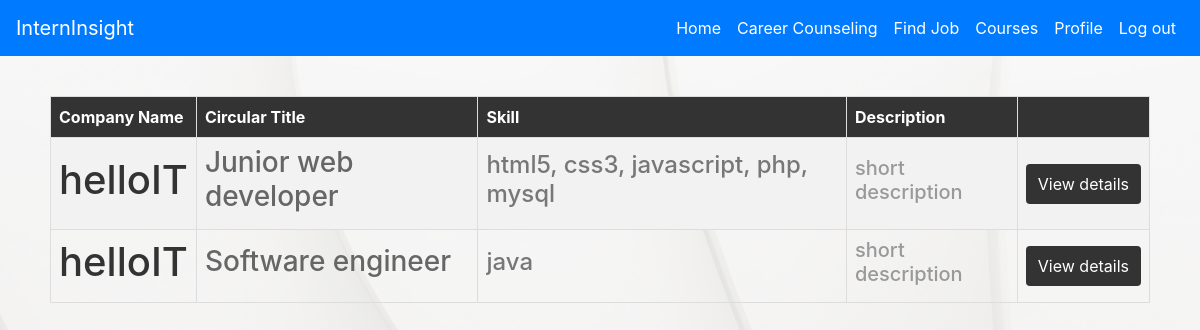
Page /home.php on the earlier database version.
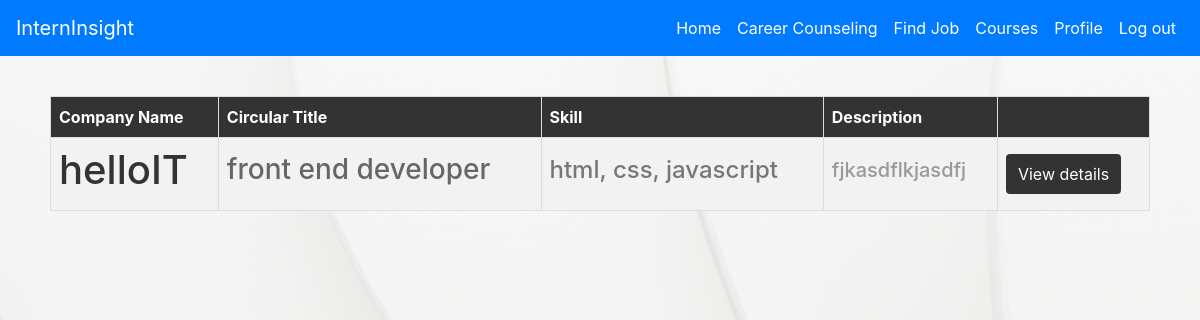
Same page on the later database version.
### tables this page shows
CREATE TABLE `jobpost` (
  `companyName` varchar(100) NOT NULL,
  `email` varchar(100) NOT NULL,
  `circularId` varchar(20) NOT NULL,
  `circularTitle` varchar(50) NOT NULL,
  `skill` varchar(200) NOT NULL,
  `shortDesc` varchar(300) NOT NULL,
  `fullDesc` varchar(1000) NOT NULL,
  `type` varchar(20) NOT NULL,
  `time` int(11) NOT NULL,
  `mark` int(11) NOT NULL
);

### home.php (the view, shortened to what this page needs)
<!DOCTYPE html>
<html lang="en">
<head>
</head>
<body>
    <?php include("header.php"); ?>
    <div class="content">
        <table>
            <tr>
                <th>Company Name</th>
                <th>Circular Title</th>
                <th>Skill</th>
                <th>Description</th>
                <th></th>
            </tr>
            <?php
            include("php/conn.php");
            $query = "SELECT * FROM `jobpost` WHERE 1";
            $run = mysqli_query($conn, $query);
            while($row = mysqli_fetch_assoc($run)){
            ?>
            <tr>
                <td><h1><?php echo $row['companyName']; ?></h1></td>
                <td><h3><?php echo $row['circularTitle']; ?></h3></td>
                <td><h4><?php echo $row['skill']; ?></h4></td>
                <td><h5><?php echo $row['shortDesc']; ?></h5></td>
                <td>
                    <form action="php/view.php" method="POST">
                        <input type="submit" value="View details" name="submit">
                    </form>
                </td>
            </tr>
            <?php
            }
            ?>
        </table>
    </div>
</body>
</html>

### header.php (shortened to what this page needs)
<!DOCTYPE html>
<html lang="en">
<head>
    <link rel="stylesheet" href="https://maxcdn.bootstrapcdn.com/bootstrap/4.5.2/css/bootstrap.min.css">
</head>
<body>
<nav class="navbar navbar-expand-lg navbar-dark">
  <a class="navbar-brand" href="home.php">InternInsight</a>
  <div class="collapse navbar-collapse" id="navbarNav">
    <ul class="navbar-nav ml-auto">
      <li class="nav-item">
        <a class="nav-link" href="home.php">Home</a>
      </li>
      <li class="nav-item">
        <a class="nav-link" href="cc.php">Career Counseling</a>
      </li>
      <li class="nav-item">
        <a class="nav-link" href="search.php">Find Job</a>
      </li>
      <li class="nav-item">
        <a class="nav-link" href="course.php">Courses</a>
      </li>
      <li class="nav-item">
        <a class="nav-link" href="profile.php">Profile</a>
      </li>
      <li class="nav-item">
        <a class="nav-link" href="index.php">Log out</a>
      </li>
    </ul>
  </div>
</nav>
</body>
</html>

### home.php (style rules this page uses)
body { font-family: Arial, sans-serif; margin: 0; padding: 0; background-color: #f0f0f0; background-image: url("bg2.png"); background-size: cover; }
.content { padding: 20px; margin: 0 auto; max-width: 95%; }
table { width: 100%; border-collapse: collapse; margin-top: 20px; }
th, td { border: 1px solid #ddd; padding: 8px; text-align: left; }
th { background-color: #333; color: #fff; }
tr:nth-child(even) { background-color: #f2f2f2; }
h1 { color: #333; font-size: 20px; margin-bottom: 5px; }
h3 { color: #666; font-size: 18px; margin-bottom: 5px; }
h4 { color: #777; font-size: 16px; margin-bottom: 5px; }
h5 { color: #999; font-size: 14px; margin-bottom: 5px; }
input[type="submit"] { background-color: #333; color: #fff; border: none; padding: 8px 12px; cursor: pointer; border-radius: 4px; }

### header.php (style rules this page uses)
.navbar { background-color: #007bff; position: fixed; width: 100%; top: 0; z-index: 1000; }
.navbar-brand, .navbar-nav .nav-link { color: white !important; }
body { padding-top: 56px; }

Differences in the rows shown:
removed jobpost: companyName "helloIT", circularTitle "Junior web developer", skill "html5, css3, javascript, php, mysql", shortDesc "short description"
removed jobpost: companyName "helloIT", circularTitle "Software engineer", skill "java", shortDesc "short description"
added jobpost: companyName "helloIT", circularTitle "front end developer", skill "html, css, javascript", shortDesc "fjkasdflkjasdfj"
